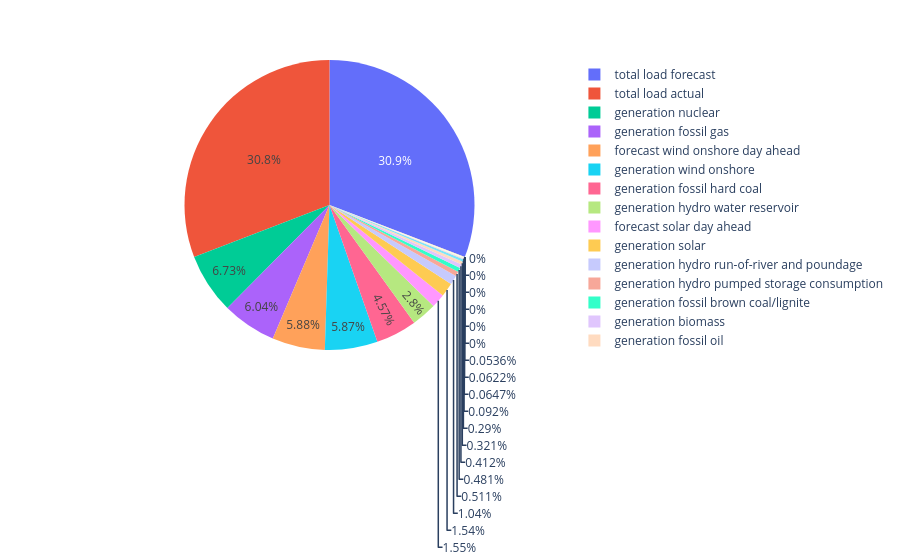

The cell this chart's notebook holds for it:
### Code cell
px.pie(values=energy_df.describe().iloc[1], names=energy_df.describe().iloc[1].index)

### Figure 1 — Plotly figure (JSON) as saved in the notebook; plotly's stock layout.template omitted (floating-point values rounded to 4 significant figures)
{"data": [{"domain": {"x": [0, 1], "y": [0, 1]}, "hovertemplate": "label=%{label}<br>value=%{value}<extra></extra>", "labels": ["generation biomass", "generation fossil brown coal/lignite", "generation fossil coal-derived gas", "generation fossil gas", "generation fossil hard coal", "generation fossil oil", "generation fossil oil shale", "generation fossil peat", "generation geothermal", "generation hydro pumped storage aggregated", "generation hydro pumped storage consumption", "generation hydro run-of-river and poundage", "generation hydro water reservoir", "generation marine", "generation nuclear", "generation other", "generation other renewable", "generation solar", "generation waste", "generation wind offshore", "generation wind onshore", "forecast solar day ahead", "forecast wind offshore eday ahead", "forecast wind onshore day ahead", "total load forecast", "total load actual", "price day ahead", "price actual"], "legendgroup": "", "name": "", "showlegend": true, "type": "pie", "values": [383.5, 448.1, 0, 5623.0, 4256.0, 298.3, 0, 0, 0, null, 475.6, 972.1, 2605.0, 0, 6264.0, 60.23, 85.64, 1433.0, 269.5, 0, 5464.0, 1439.0, null, 5471.0, 28710.0, 28700.0, 49.87, 57.88]}], "layout": {"legend": {"tracegroupgap": 0}, "margin": {"t": 60}}}
